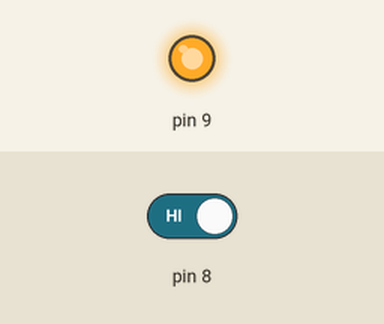
Simulated run of this sketch. Board: Arduino Uno, built with avr-gcc and run on an emulated ATmega328P. Parts: output pins drawn as LEDs (lit = HIGH). The test bench sets the inputs (shaded band); at power-on: pin 8 HIGH.

Above: at 1.2 s.
1.3 s: pin 8 driven LOW
At 2.5 s:
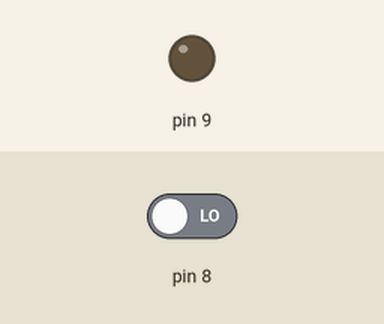
2.8 s: pin 8 driven HIGH
At 3.7 s:
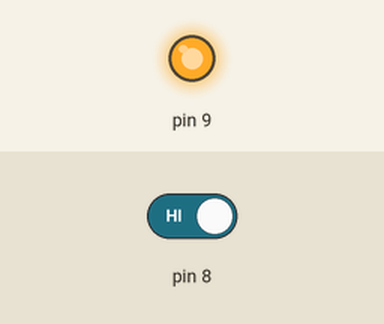
Timing chart, 0 to 5.8 s (numbered marks = the images above; inputs shaded):
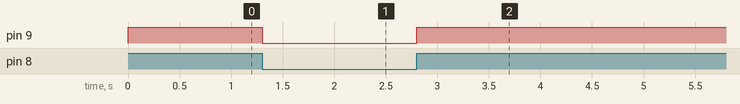

The sketch:

leds.ino
```cpp
void setup() {
  pinMode(8,INPUT);
  pinMode(9,OUTPUT);
}

void loop() {
  if(digitalRead(8)==LOW){
    digitalWrite(9,LOW);
  }else{
    digitalWrite(9,HIGH);
  }
}
```

Measured:
- after the input at 1.3 s, pin 9: HIGH → LOW at once
- after the input at 2.8 s, pin 9: LOW → HIGH at once
